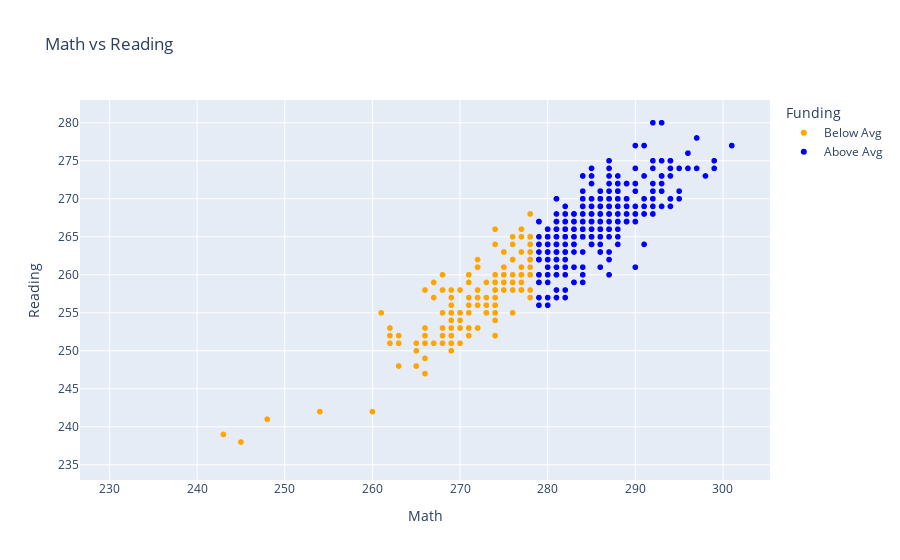

Source (notebook cell):
### Markdown cell above
# 2) Plotly Express

This package expects a dataframe as a first argument. Columns columns are worked with in a sort of data masked environment.

### Code cell
px.scatter(
    df_education,
    x = 'AVG_MATH_8_SCORE',
    y = 'AVG_READING_8_SCORE',
    color = "math8_above",
    color_discrete_map = {
        'Below Avg': 'orange',
        'Above Avg': 'blue'
    },
    labels = {
        'AVG_MATH_8_SCORE': 'Math',
        'AVG_READING_8_SCORE': 'Reading'
    },
    title = "Math vs Reading"
).update_layout(
    legend_title = "Funding"
)

### Figure 1 — Plotly figure (JSON) as saved in the notebook; plotly's stock layout.template omitted (floating-point values rounded to 4 significant figures; data arrays with more than 128 entries replaced by an {"elided": "..."} marker saying what was removed)
{"data": [{"hovertemplate": "math8_above=Below Avg<br>Math=%{x}<br>Reading=%{y}<extra></extra>", "legendgroup": "Below Avg", "marker": {"color": "orange", "symbol": "circle"}, "mode": "markers", "name": "Below Avg", "showlegend": true, "type": "scattergl", "x": {"elided": "1368 float values"}, "xaxis": "x", "y": {"elided": "1368 float values"}, "yaxis": "y"}, {"hovertemplate": "math8_above=Above Avg<br>Math=%{x}<br>Reading=%{y}<extra></extra>", "legendgroup": "Above Avg", "marker": {"color": "blue", "symbol": "circle"}, "mode": "markers", "name": "Above Avg", "showlegend": true, "type": "scattergl", "x": {"elided": "347 float values"}, "xaxis": "x", "y": {"elided": "347 float values"}, "yaxis": "y"}], "layout": {"legend": {"title": {"text": "Funding"}, "tracegroupgap": 0}, "title": {"text": "Math vs Reading"}, "xaxis": {"anchor": "y", "domain": [0, 1], "title": {"text": "Math"}}, "yaxis": {"anchor": "x", "domain": [0, 1], "title": {"text": "Reading"}}}}
